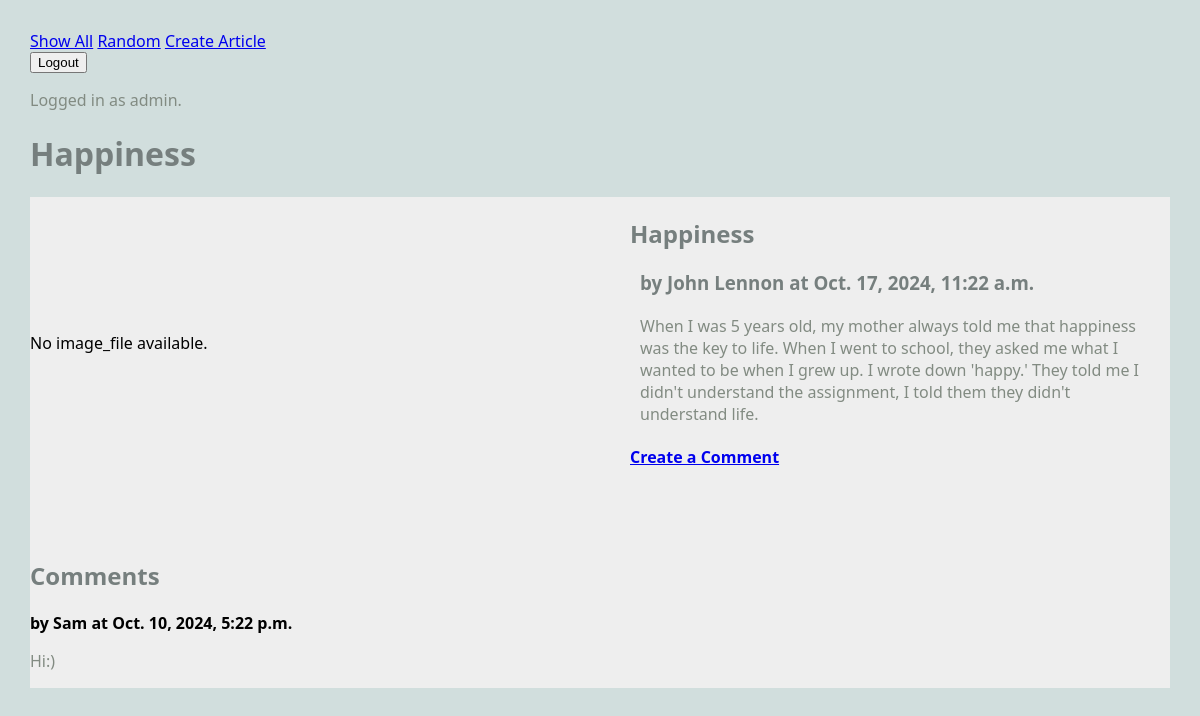
Screenshot of /blog/article/1 (signed in) with the database file from the repository.
### blog/models.py (models this page shows, shortened)
class Article(models.Model):
    user = models.ForeignKey(User, on_delete=models.CASCADE) # change to the orphan one maybe?
    title = models.TextField(blank=False)
    author = models.TextField(blank=False)
    text = models.TextField(blank=False)
    published = models.DateTimeField(auto_now=True)
    image_file = models.ImageField(blank=True) # 10/17
    def get_comments(self):
        comments = Comment.objects.filter(article=self)
        return comments

class Comment(models.Model):
    article = models.ForeignKey("Article", on_delete=models.CASCADE)
    author = models.TextField(blank=False)
    text = models.TextField(blank=False)
    published = models.DateTimeField(auto_now=True)
    def __str__(self):
        return f'{self.text}'

### blog/views.py (the view)
# urls.py: path(r'article/<int:pk>', views.ArticleView.as_view(), name="article"),
class ArticleView(DetailView):
    model = Article # the model to display
    template_name = "blog/article.html"
    context_object_name = "article"

### blog/templates/blog/article.html
{% extends 'blog/base.html' %}
{% block content %}
<h1>{{article.title}}</h1>
<main class="grid-container">
    <article class="featured">
        {% if article.image_file %}
            <img src="{{article.image_file.url}}" alt="{{article.image_file.url}}">
        {% else %}
            No image_file available.
        {% endif %}
        <div>
            <h2>{{article.title}}</h2>
            <h3>by {{article.author}} at {{article.published}}</h3>
            <p>
                {{article.text}}
            </p>
            <h4>
                <a href="{% url 'create_comment' article.pk %}">
                Create a Comment</a>
            </h4>
        </div>
    </article>
    <div>
        {% if article.get_comments %}
            <h2>Comments</h2>
            {% for c in article.get_comments %}
            <div>
                <strong>by {{c.author}} at {{c.published}}</strong>
                <p>
                    {{c.text}}
                </p>
            </div>
            {% endfor %}
        {% else %}
            <h2>No Comments</h2>
        {% endif %}
    </div>
</main>
{% endblock %}

### blog/templates/blog/base.html (shortened to what this page needs)
 {% load static %}
<html>
    <head>
        <link rel="stylesheet" href="{% static 'styles-blog.css' %}">
    </head>
    <body>
        <nav>
            <ul>
                <li><a href="{% url 'show_all' %}">Show All</a></li>
                <li><a href="{% url 'random' %}">Random</a></li>
                {% if request.user.is_authenticated %}
                <li><a href="{% url 'create_article' %}">Create Article</a></li>
                 <form action="{% url 'logout' %}" method="POST">
                    <input type="submit" value="Logout">
                 </form>
                {% else %}
                <li><a href="{% url 'login' %}">Login</a></li>
                {% endif %}
            </ul>
            <p>
                {% if request.user.is_authenticated %}
                    Logged in as {{request.user}}.
                {% else %}
                    Not logged in.
                {% endif %}
            </p>
        </nav>
        {% block content %}{% endblock %}
    </body>
</html>

### static/styles-blog.css (style rules this page uses)
body { margin: 30px; background: #d1dedd; font-family:'Segoe UI', Tahoma, Geneva, Verdana, sans-serif; }
ul, li { padding: 0px; list-style-type: none; }
h1, h2, h3 { color: #767f7e; }
p { color: #828b82; }
.grid-container { background: #eee; max-width: 900px; display: grid; grid-template-columns: repeat(3, 1fr); grid-gap: 10px; max-width: 1200px; margin: 20px auto; }
article.featured { grid-column: span 3; display: grid; gap: 60px; grid-template-columns: 1fr 1fr; align-items: center; border-bottom: 1px #bbc7c7; padding-bottom: 40px; }
article p, article h3 { margin: 20px 10px; }
nav li { display: inline; }

### rows the page displays
Article: title "Happiness", author "John Lennon", published "Oct. 17, 2024, 11:22 a.m.", text "When I was 5 years old, my mother always told me that happiness was the key to life. When I went to school, they asked me what I wanted to be when I grew up. I wrote down 'happy.' They told me I didn't understand the assignment, I told them they didn't understand life."
Comment: author "Sam", published "Oct. 10, 2024, 5:22 p.m.", text "Hi:)"

### other values shown
{{ request.user }} "admin"
